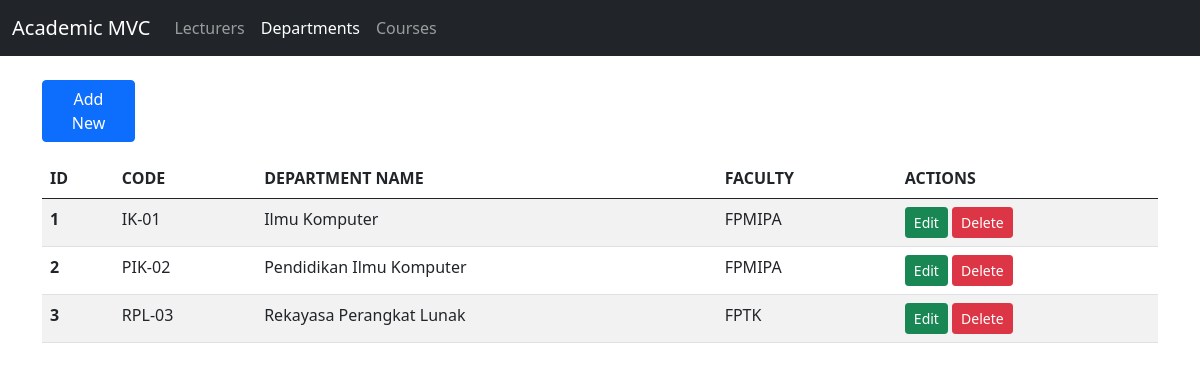
The page /index.php?page=departments on the database its author committed.
### tables this page shows
CREATE TABLE departments (
    id INT AUTO_INCREMENT PRIMARY KEY,
    department_code VARCHAR(20) NOT NULL UNIQUE,
    department_name VARCHAR(100) NOT NULL,
    faculty VARCHAR(100) NOT NULL
);

### controllers/DepartmentController.php (called while the page is built, shortened)
<?php
require_once __DIR__ . '/../models/Department.php';
class DepartmentController
{
    private $departmentModel;
    public function __construct($db)
    {
        $this->departmentModel = new Department($db);
    }
    public function index()
    {
        $departments = $this->departmentModel->getAll();
        require __DIR__ . '/../views/layouts/header.php';
        require __DIR__ . '/../views/departments/index.php';
        require __DIR__ . '/../views/layouts/footer.php';
    }
}

### models/Department.php (called while the page is built, shortened)
<?php
class Department
{
    private $conn;
    private $table = "departments";
    public function __construct($db)
    {
        $this->conn = $db;
    }
    public function getAll()
    {
        $query = "SELECT * FROM {$this->table} ORDER BY id ASC";
        return $this->conn->query($query);
    }
}

### views/departments/index.php (the view)
<div class="container my-4">
    <div class="col-1 my-3">
        <a type="button" class="btn btn-primary" href="index.php?page=departments&action=create">Add New</a>
    </div>
    <table class="table table-striped">
        <thead>
            <tr>
                <th>ID</th>
                <th>CODE</th>
                <th>DEPARTMENT NAME</th>
                <th>FACULTY</th>
                <th>ACTIONS</th>
            </tr>
        </thead>
        <tbody>
            <?php while ($row = $departments->fetch_assoc()): ?>
                <tr>
                    <th><?= $row['id'] ?></th>
                    <td><?= htmlspecialchars($row['department_code']) ?></td>
                    <td><?= htmlspecialchars($row['department_name']) ?></td>
                    <td><?= htmlspecialchars($row['faculty']) ?></td>
                    <td>
                        <a class="btn btn-success btn-sm" href="index.php?page=departments&action=edit&id=<?= $row['id'] ?>">Edit</a>
                        <a class="btn btn-danger btn-sm" href="index.php?page=departments&action=delete&id=<?= $row['id'] ?>" onclick="return confirm('Hapus program studi ini?')">Delete</a>
                    </td>
                </tr>
            <?php endwhile; ?>
        </tbody>
    </table>
</div>

### rows shown on the page
departments: id "1", department_code "IK-01", department_name "Ilmu Komputer", faculty "FPMIPA"
departments: id "2", department_code "PIK-02", department_name "Pendidikan Ilmu Komputer", faculty "FPMIPA"
departments: id "3", department_code "RPL-03", department_name "Rekayasa Perangkat Lunak", faculty "FPTK"
